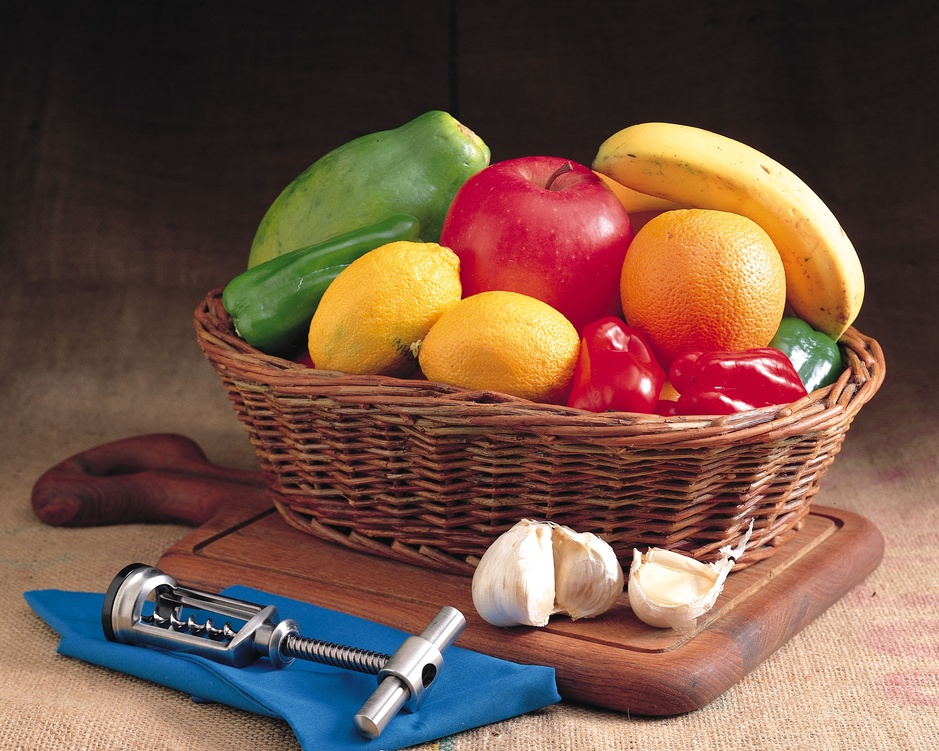
//> input picture PD_5/fruit.jpg, 939 x 751 px, shrunk from 2560 x 2048 before the run
$ ./pd5 fruit.jpg   (built with g++ and OpenCV 4)
//> lines starting //> are read from the running program, lines starting //| are printed output that depends on the picture
#include <opencv2/opencv.hpp>
#include <iostream>

void initializeGLCM(int* glcmMat);
void normalizeGLCM(cv::Mat glcmMat);

int main(int argc, char *argv[])
{
    if (argc != 2)
    {
        std::cout << "invalid number of arguments" << std::endl << "please pass only one image as argument, returning" << std::endl;
        return -1;
    }

    cv::Mat inputImg = cv::imread(argv[1]);
//> inputImg is the input picture: 751 rows x 939 cols, CV_8UC3; mean B, G, R 69.7, 83.8, 114.6
    if(!inputImg.data){
        std::cout << "argument not valid" << std::endl;
        return -1;
    }

    std::string filename = argv[1];
//> filename = "fruit.jpg"
    filename.erase(filename.end()-4, filename.end());
//> filename = "fruit"
    filename += ".xml";
//> filename = "fruit.xml"

    cv::Mat glcmHorizontal(256, 256, CV_32FC1);
    cv::cvtColor(inputImg, inputImg, CV_BGR2GRAY);
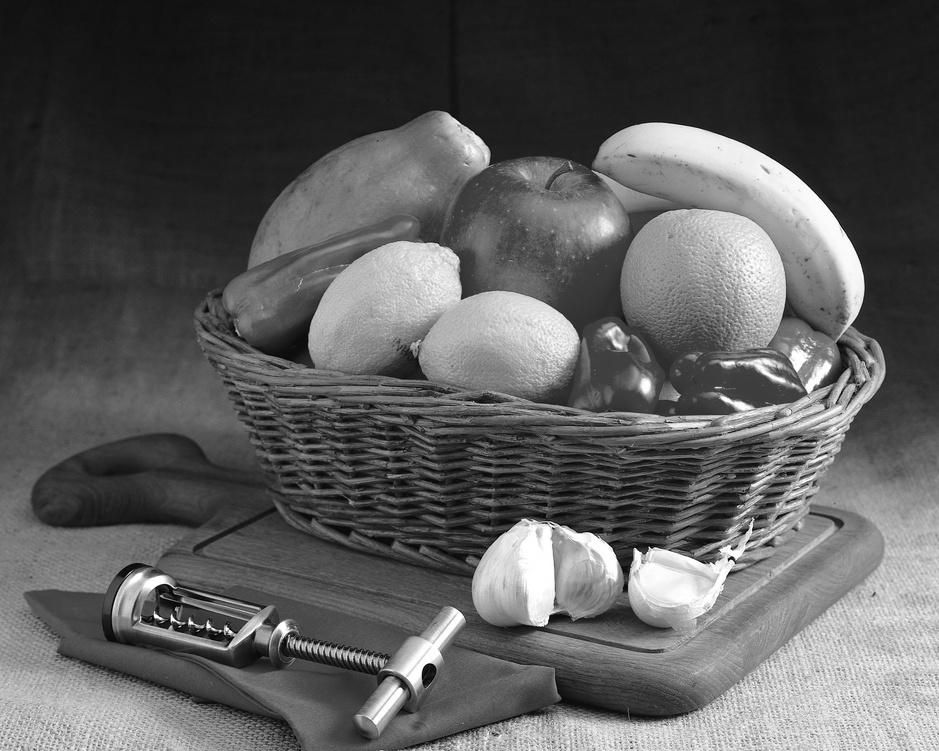
//> inputImg: 751 rows x 939 cols, CV_8UC1; min 0, max 255, mean 91.4
    int glcmMat[256][256];

    initializeGLCM((int*)glcmMat);

    for (int i = 0; i < inputImg.rows; ++i)
        for (int j = 0; j < inputImg.cols - 1; ++j)
           glcmMat[(int)inputImg.at<uchar>(i,j)][(int)inputImg.at<uchar>(i, j+1)]++;

    for (int i = 0; i < 256; ++i)
        for (int j = 0; j < 256; ++j)
            glcmHorizontal.at<float>(i,j) = (float)glcmMat[i][j];
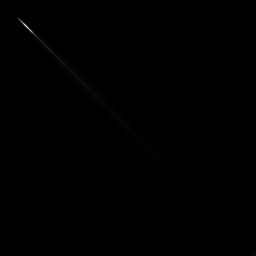
//> glcmHorizontal: 256 rows x 256 cols, CV_32FC1; min 0, max 8589, mean 10.7; drawn with min black and max white

    normalizeGLCM(glcmHorizontal);
//> the loop in normalizeGLCM, `for (int i = 0; i < 256; ++i)` made 256 passes
//> sum on passes 1 to 3: 4, 26, 38
//> after the loop in normalizeGLCM, `for (int i = 0; i < 256; ++i)`: sum = 704438

    initializeGLCM((int*)glcmMat);
    cv::Mat glcm45(256,256, CV_32FC1);
    for (int i = 1; i < inputImg.rows; ++i)
        for (int j = 0; j < inputImg.cols - 1; ++j)
           glcmMat[(int)inputImg.at<uchar>(i, j)][(int)inputImg.at<uchar>(i-1, j+1)]++;

    for (int i = 0; i < 256; ++i)
        for (int j = 0; j < 256; ++j)
            glcm45.at<float>(i,j) = (float)glcmMat[i][j];

    normalizeGLCM(glcm45);
//> the loop in normalizeGLCM (call 2), `for (int i = 0; i < 256; ++i)` made 256 passes

    cv::FileStorage fs(filename, cv::FileStorage::WRITE);
    fs << "glcmMatHorizontal" << glcmHorizontal;
    fs << "glcmMat45" << glcm45;

    return 0;

}

void initializeGLCM(int* glcmMat){
    for (int i = 0; i < 256 * 256; ++i, glcmMat++)
        *glcmMat = 0;
}

void normalizeGLCM(cv::Mat glcm){
    float* p;
    int sum = 0;
    for (int i = 0; i < 256; ++i)
    {
        p = glcm.ptr<float>(i);
        for (int j = 0; j < 256; ++j)
            sum += p[j];
    }

    for (int i = 0; i < 256; ++i)
    {
        p = glcm.ptr<float>(i);
        for (int j = 0; j < 256; ++j)
            p[j] /= sum;
    }
}
